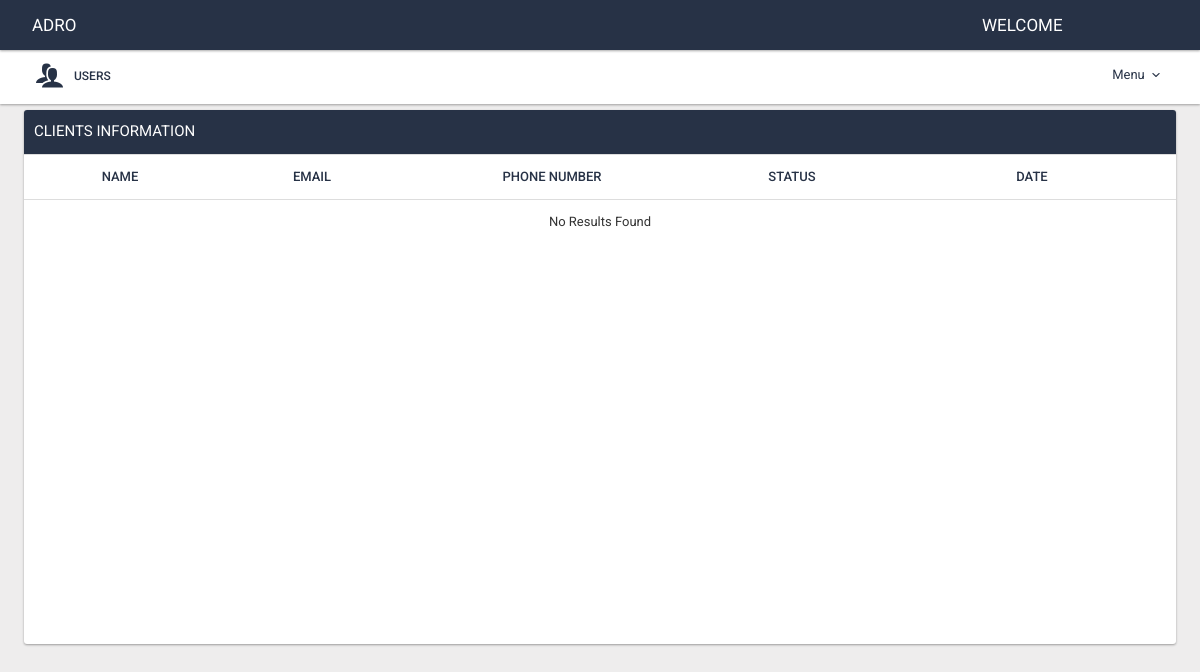
The page /auditor_users.php?auditor=24 (signed in) on the database as committed earlier.
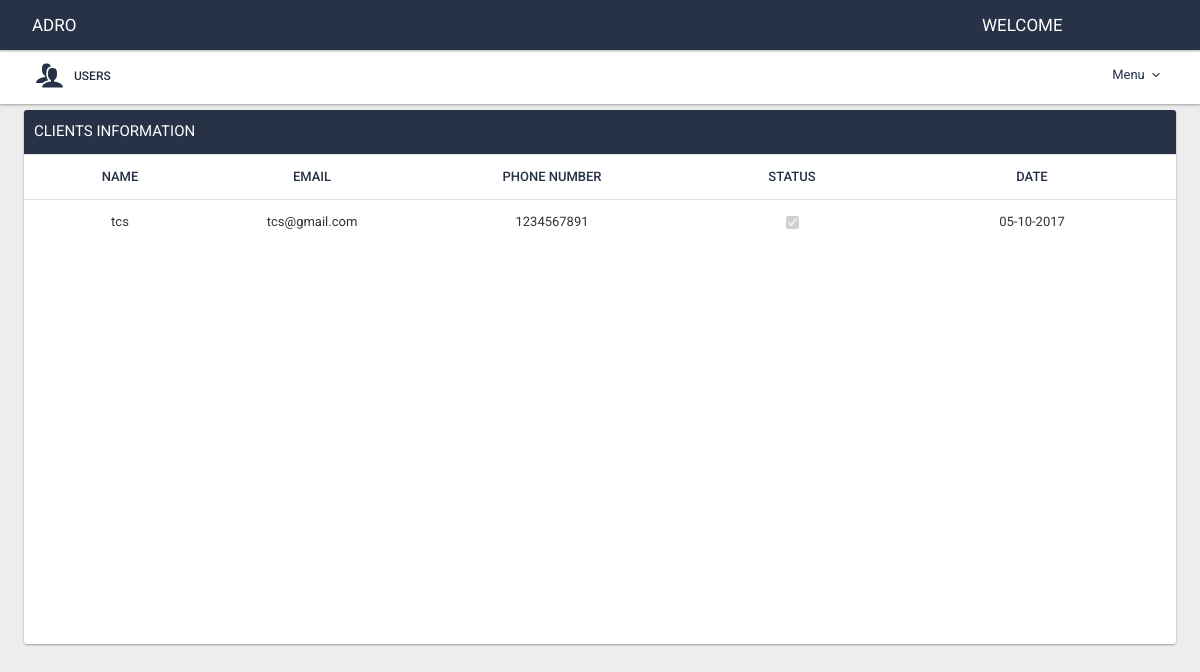
The same page on the database as committed later.
### tables this page shows
CREATE TABLE `user_info` (
  `userid` int(11) NOT NULL,
  `username` varchar(255) NOT NULL,
  `password` varchar(255) NOT NULL,
  `emailId` varchar(255) NOT NULL,
  `phone_number` int(11) NOT NULL,
  `name` varchar(255) NOT NULL,
  `role_id` int(11) NOT NULL,
  `created_by` int(11) NOT NULL,
  `created_date` datetime NOT NULL,
  `status` int(11) NOT NULL DEFAULT '0'
);

### auditor_users.php (the view, shortened to what this page needs)
<?php
include_once "header.php";
$user_sql = "SELECT * FROM `user_info` WHERE  role_id='".CLIENT."' and `created_by` = '".$_GET['auditor']."' ";
$user_data = mysqli_query($conn , $user_sql);
?>
<div class="panel panel-flat panelflat newpanel">
 <div class="panel-heading">Clients Information </div>
<div class="table-responsive" >
	<table class="table table-fixed">
		<thead>
			<tr>
				<th  class="col-xs-2"> Name</th>
				<th  class="col-xs-2">Email</th>
				<th  class="col-xs-3">Phone Number</th>
				<th  class="col-xs-2">Status</th>
				<th  class="col-xs-3">Date</th>
			</tr>
		</thead>
		<tbody>
			<?php
			if( mysqli_num_rows($user_data)<=0)
	           echo "<tr align='center' ><td class='nores'>No Results Found</td></tr>";
				?>
			<?php
			while($row=mysqli_fetch_array($user_data)){
				echo "<tr style='height:50px' id=".$row[0]." align='center'>
				<td class='edit-orgname col-xs-2'>".$row[1]."</a></td>";
				echo
				"<td class='edit-mail col-xs-2'>".$row[3]."</td>";
				echo
				"<td class='edit-number col-xs-3'>".$row[4]."</td>";
				if($row[9]=='1')
				echo "<td class='edit-pname col-xs-2'><input id='checkbox1' disabled type='checkbox' checked='checked' value='".$row[9]."' /></td>";
			else
				echo "<td class='edit-pname col-xs-2'><input id='checkbox1' disabled class='$row[0]' type='checkbox' value='".$row[9]."' /></td>";
				echo
				"<td class='edit-date col-xs-3'>".date('d-m-Y', strtotime($row[8]))."</td>";
				echo"
				</tr>";
			}
			?>
		</tbody>
	</table>
</div>
</div>

Rows that differ between the two databases and show on the page:
added user_info: username "tcs", emailId "tcs@gmail.com", phone_number "1234567891", created_date "05-10-2017"
Other text that changed with them:
text no longer shown: "No Results Found"
